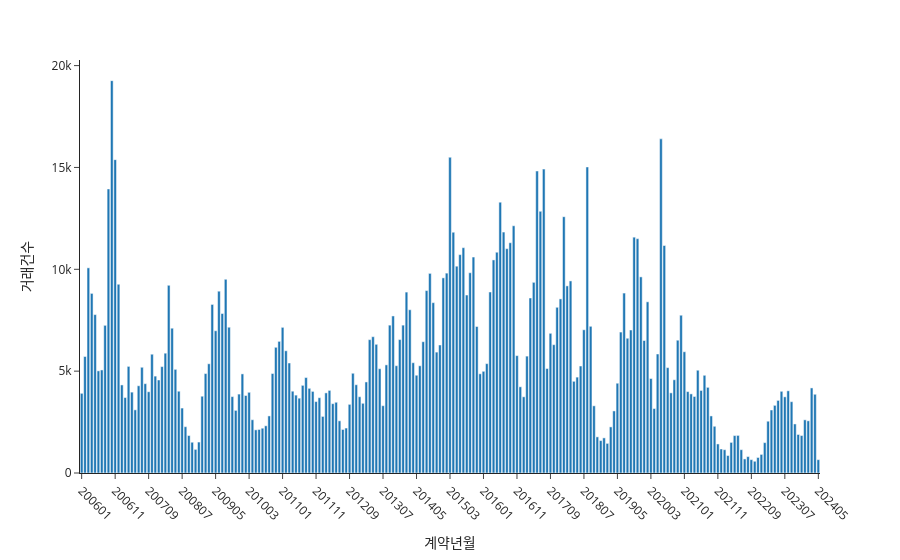

Write notebook code for a chart like this one.
### Code cell
cnt = (sa.groupby('계약년월')['NO']
       .count().reset_index())
cnt.columns = ['계약년월', '거래건수']
cnt['계약년월'] = cnt['계약년월'].astype(str)

fig = px.bar(cnt, x='계약년월', y='거래건수',
             template='simple_white')
fig.update_xaxes(tickangle=45, nticks=24)
fig.show()

### Figure 1 — Plotly figure (JSON) as saved in the notebook; plotly's stock layout.template omitted (floating-point values rounded to 4 significant figures; data arrays with more than 128 entries replaced by an {"elided": "..."} marker saying what was removed)
{"data": [{"hovertemplate": "계약년월=%{x}<br>거래건수=%{y}<extra></extra>", "legendgroup": "", "marker": {"color": "#1F77B4", "pattern": {"shape": ""}}, "name": "", "orientation": "v", "showlegend": false, "textposition": "auto", "type": "bar", "x": {"elided": "221 str values"}, "xaxis": "x", "y": {"elided": "221 int values"}, "yaxis": "y"}], "layout": {"barmode": "relative", "legend": {"tracegroupgap": 0}, "margin": {"t": 60}, "xaxis": {"anchor": "y", "domain": [0, 1], "nticks": 24, "tickangle": 45, "title": {"text": "계약년월"}}, "yaxis": {"anchor": "x", "domain": [0, 1], "title": {"text": "거래건수"}}}}
